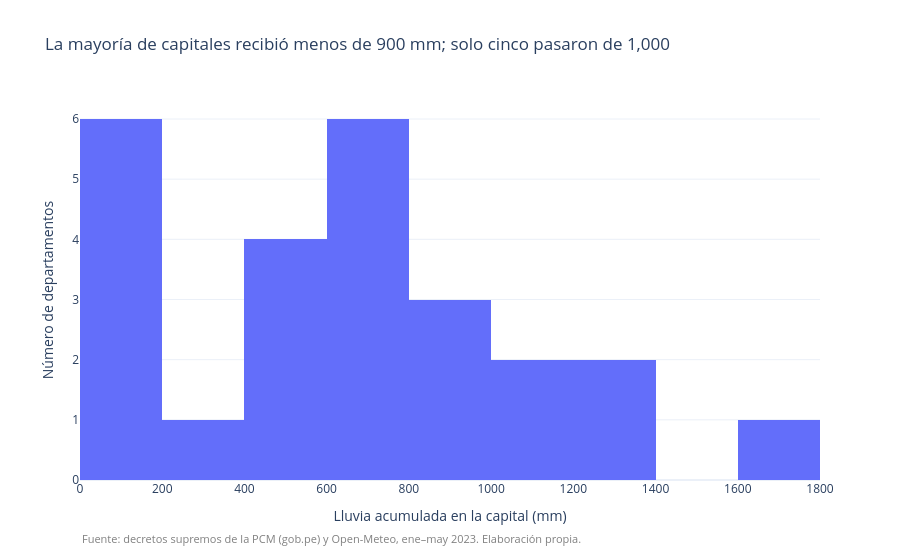

The code cell stored with this chart in its notebook:
### Markdown cell above
## 4. Tercer gráfico: histograma de la lluvia

Muestra cómo se reparte la lluvia entre departamentos.

### Code cell
fig_histograma = px.histogram(
    datos, x="lluvia_total_mm", nbins=8,
    labels={"lluvia_total_mm": "Lluvia acumulada en la capital (mm)"},
    title="La mayoría de capitales recibió menos de 900 mm; solo cinco pasaron de 1,000",
)
fig_histograma.update_layout(
    template="plotly_white",
    yaxis_title="Número de departamentos",
    annotations=[dict(
        text="Fuente: decretos supremos de la PCM (gob.pe) y Open-Meteo, ene–may 2023. Elaboración propia.",
        showarrow=False, xref="paper", yref="paper",
        x=0, y=-0.18, font=dict(size=11, color="gray"),
    )],
)
fig_histograma.show()

### Figure 1 — Plotly figure (JSON) as saved in the notebook; plotly's stock layout.template omitted (floating-point values rounded to 4 significant figures)
{"data": [{"bingroup": "x", "hovertemplate": "Lluvia acumulada en la capital (mm)=%{x}<br>count=%{y}<extra></extra>", "legendgroup": "", "marker": {"color": "#636efa", "pattern": {"shape": ""}}, "name": "", "nbinsx": 8, "orientation": "v", "showlegend": false, "type": "histogram", "x": [414.6, 1146.0, 726.2, 362.0, 498.4, 796.6, 55.5, 714.0, 817.8, 524.3, 113.6, 850.8, 177.2, 445.8, 55.5, 1605.0, 1248.0, 83.9, 750.4, 719.4, 660.4, 1050.0, 28.2, 931.4, 1316.0], "xaxis": "x", "yaxis": "y"}], "layout": {"annotations": [{"font": {"color": "gray", "size": 11}, "showarrow": false, "text": "Fuente: decretos supremos de la PCM (gob.pe) y Open-Meteo, ene–may 2023. Elaboración propia.", "x": 0, "xref": "paper", "y": -0.18, "yref": "paper"}], "barmode": "relative", "legend": {"tracegroupgap": 0}, "title": {"text": "La mayoría de capitales recibió menos de 900 mm; solo cinco pasaron de 1,000"}, "xaxis": {"anchor": "y", "domain": [0.0, 1.0], "title": {"text": "Lluvia acumulada en la capital (mm)"}}, "yaxis": {"anchor": "x", "domain": [0.0, 1.0], "title": {"text": "Número de departamentos"}}}}
